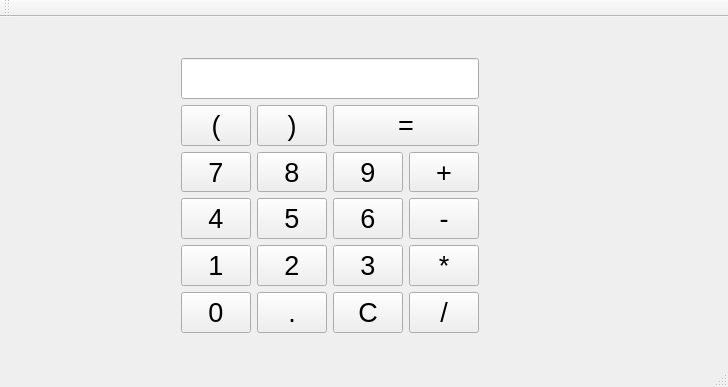
<?xml version="1.0" encoding="UTF-8"?>
<ui version="4.0">
 <class>CalculatorForm</class>
 <widget class="QMainWindow" name="CalculatorForm">
  <property name="geometry">
   <rect>
    <x>0</x>
    <y>0</y>
    <width>728</width>
    <height>387</height>
   </rect>
  </property>
  <property name="windowTitle">
   <string>CalculatorForm</string>
  </property>
  <property name="layoutDirection">
   <enum>Qt::LeftToRight</enum>
  </property>
  <widget class="QWidget" name="centralWidget">
   <widget class="QWidget" name="gridLayoutWidget">
    <property name="geometry">
     <rect>
      <x>170</x>
      <y>30</y>
      <width>320</width>
      <height>297</height>
     </rect>
    </property>
    <layout class="QGridLayout" name="gridLayout">
     <item row="5" column="3">
      <widget class="QPushButton" name="multiplicationButton">
       <property name="sizePolicy">
        <sizepolicy hsizetype="Minimum" vsizetype="Expanding">
         <horstretch>0</horstretch>
         <verstretch>0</verstretch>
        </sizepolicy>
       </property>
       <property name="font">
        <font>
         <pointsize>20</pointsize>
        </font>
       </property>
       <property name="text">
        <string>*</string>
       </property>
      </widget>
     </item>
     <item row="6" column="3">
      <widget class="QPushButton" name="divisionButton">
       <property name="sizePolicy">
        <sizepolicy hsizetype="Minimum" vsizetype="Expanding">
         <horstretch>0</horstretch>
         <verstretch>0</verstretch>
        </sizepolicy>
       </property>
       <property name="font">
        <font>
         <pointsize>20</pointsize>
        </font>
       </property>
       <property name="text">
        <string>/</string>
       </property>
      </widget>
     </item>
     <item row="3" column="2">
      <widget class="QPushButton" name="pushButton6">
       <property name="sizePolicy">
        <sizepolicy hsizetype="Minimum" vsizetype="Expanding">
         <horstretch>0</horstretch>
         <verstretch>0</verstretch>
        </sizepolicy>
       </property>
       <property name="font">
        <font>
         <pointsize>20</pointsize>
        </font>
       </property>
       <property name="text">
        <string>6</string>
       </property>
      </widget>
     </item>
     <item row="3" column="1">
      <widget class="QPushButton" name="pushButton5">
       <property name="sizePolicy">
        <sizepolicy hsizetype="Minimum" vsizetype="Expanding">
         <horstretch>0</horstretch>
         <verstretch>0</verstretch>
        </sizepolicy>
       </property>
       <property name="font">
        <font>
         <pointsize>20</pointsize>
        </font>
       </property>
       <property name="text">
        <string>5</string>
       </property>
      </widget>
     </item>
     <item row="3" column="3">
      <widget class="QPushButton" name="minusButton">
       <property name="sizePolicy">
        <sizepolicy hsizetype="Minimum" vsizetype="Expanding">
         <horstretch>0</horstretch>
         <verstretch>0</verstretch>
        </sizepolicy>
       </property>
       <property name="font">
        <font>
         <pointsize>20</pointsize>
        </font>
       </property>
       <property name="text">
        <string>-</string>
       </property>
      </widget>
     </item>
     <item row="2" column="2">
      <widget class="QPushButton" name="pushButton9">
       <property name="sizePolicy">
        <sizepolicy hsizetype="Minimum" vsizetype="Expanding">
         <horstretch>0</horstretch>
         <verstretch>0</verstretch>
        </sizepolicy>
       </property>
       <property name="font">
        <font>
         <pointsize>20</pointsize>
        </font>
       </property>
       <property name="text">
        <string>9</string>
       </property>
      </widget>
     </item>
     <item row="2" column="0">
      <widget class="QPushButton" name="pushButton7">
       <property name="sizePolicy">
        <sizepolicy hsizetype="Minimum" vsizetype="Expanding">
         <horstretch>0</horstretch>
         <verstretch>0</verstretch>
        </sizepolicy>
       </property>
       <property name="font">
        <font>
         <pointsize>20</pointsize>
        </font>
       </property>
       <property name="text">
        <string>7</string>
       </property>
      </widget>
     </item>
     <item row="2" column="1">
      <widget class="QPushButton" name="pushButton8">
       <property name="sizePolicy">
        <sizepolicy hsizetype="Minimum" vsizetype="Expanding">
         <horstretch>0</horstretch>
         <verstretch>0</verstretch>
        </sizepolicy>
       </property>
       <property name="font">
        <font>
         <pointsize>20</pointsize>
        </font>
       </property>
       <property name="text">
        <string>8</string>
       </property>
      </widget>
     </item>
     <item row="2" column="3">
      <widget class="QPushButton" name="plusButton">
       <property name="sizePolicy">
        <sizepolicy hsizetype="Minimum" vsizetype="Expanding">
         <horstretch>0</horstretch>
         <verstretch>0</verstretch>
        </sizepolicy>
       </property>
       <property name="font">
        <font>
         <pointsize>20</pointsize>
        </font>
       </property>
       <property name="text">
        <string>+</string>
       </property>
      </widget>
     </item>
     <item row="6" column="0">
      <widget class="QPushButton" name="pushButton0">
       <property name="sizePolicy">
        <sizepolicy hsizetype="Minimum" vsizetype="Expanding">
         <horstretch>0</horstretch>
         <verstretch>0</verstretch>
        </sizepolicy>
       </property>
       <property name="font">
        <font>
         <pointsize>20</pointsize>
        </font>
       </property>
       <property name="text">
        <string>0</string>
       </property>
      </widget>
     </item>
     <item row="6" column="2">
      <widget class="QPushButton" name="cancelButton">
       <property name="sizePolicy">
        <sizepolicy hsizetype="Minimum" vsizetype="Expanding">
         <horstretch>0</horstretch>
         <verstretch>0</verstretch>
        </sizepolicy>
       </property>
       <property name="font">
        <font>
         <pointsize>20</pointsize>
         <weight>50</weight>
         <italic>false</italic>
         <bold>false</bold>
        </font>
       </property>
       <property name="text">
        <string>C</string>
       </property>
       <property name="iconSize">
        <size>
         <width>16</width>
         <height>16</height>
        </size>
       </property>
      </widget>
     </item>
     <item row="5" column="1">
      <widget class="QPushButton" name="pushButton2">
       <property name="sizePolicy">
        <sizepolicy hsizetype="Minimum" vsizetype="Expanding">
         <horstretch>0</horstretch>
         <verstretch>0</verstretch>
        </sizepolicy>
       </property>
       <property name="font">
        <font>
         <pointsize>20</pointsize>
        </font>
       </property>
       <property name="text">
        <string>2</string>
       </property>
      </widget>
     </item>
     <item row="5" column="2">
      <widget class="QPushButton" name="pushButton3">
       <property name="sizePolicy">
        <sizepolicy hsizetype="Minimum" vsizetype="Expanding">
         <horstretch>0</horstretch>
         <verstretch>0</verstretch>
        </sizepolicy>
       </property>
       <property name="font">
        <font>
         <pointsize>20</pointsize>
        </font>
       </property>
       <property name="text">
        <string>3</string>
       </property>
      </widget>
     </item>
     <item row="5" column="0">
      <widget class="QPushButton" name="pushButton1">
       <property name="sizePolicy">
        <sizepolicy hsizetype="Minimum" vsizetype="Expanding">
         <horstretch>0</horstretch>
         <verstretch>0</verstretch>
        </sizepolicy>
       </property>
       <property name="font">
        <font>
         <pointsize>20</pointsize>
        </font>
       </property>
       <property name="text">
        <string>1</string>
       </property>
      </widget>
     </item>
     <item row="6" column="1">
      <widget class="QPushButton" name="pointButton">
       <property name="sizePolicy">
        <sizepolicy hsizetype="Minimum" vsizetype="Expanding">
         <horstretch>0</horstretch>
         <verstretch>0</verstretch>
        </sizepolicy>
       </property>
       <property name="font">
        <font>
         <pointsize>20</pointsize>
        </font>
       </property>
       <property name="text">
        <string>.</string>
       </property>
      </widget>
     </item>
     <item row="3" column="0">
      <widget class="QPushButton" name="pushButton4">
       <property name="sizePolicy">
        <sizepolicy hsizetype="Minimum" vsizetype="Expanding">
         <horstretch>0</horstretch>
         <verstretch>0</verstretch>
        </sizepolicy>
       </property>
       <property name="font">
        <font>
         <pointsize>20</pointsize>
        </font>
       </property>
       <property name="text">
        <string>4</string>
       </property>
      </widget>
     </item>
     <item row="1" column="0">
      <widget class="QPushButton" name="openedBracketButton">
       <property name="sizePolicy">
        <sizepolicy hsizetype="Minimum" vsizetype="Expanding">
         <horstretch>0</horstretch>
         <verstretch>0</verstretch>
        </sizepolicy>
       </property>
       <property name="font">
        <font>
         <pointsize>20</pointsize>
        </font>
       </property>
       <property name="text">
        <string>(</string>
       </property>
      </widget>
     </item>
     <item row="1" column="1">
      <widget class="QPushButton" name="closedBracketButton">
       <property name="sizePolicy">
        <sizepolicy hsizetype="Minimum" vsizetype="Expanding">
         <horstretch>0</horstretch>
         <verstretch>0</verstretch>
        </sizepolicy>
       </property>
       <property name="font">
        <font>
         <pointsize>20</pointsize>
        </font>
       </property>
       <property name="text">
        <string>)</string>
       </property>
      </widget>
     </item>
     <item row="0" column="0" colspan="4">
      <widget class="QLineEdit" name="lineEdit">
       <property name="sizePolicy">
        <sizepolicy hsizetype="Expanding" vsizetype="Expanding">
         <horstretch>0</horstretch>
         <verstretch>0</verstretch>
        </sizepolicy>
       </property>
       <property name="minimumSize">
        <size>
         <width>0</width>
         <height>10</height>
        </size>
       </property>
       <property name="font">
        <font>
         <pointsize>20</pointsize>
        </font>
       </property>
       <property name="layoutDirection">
        <enum>Qt::RightToLeft</enum>
       </property>
       <property name="alignment">
        <set>Qt::AlignRight|Qt::AlignTrailing|Qt::AlignVCenter</set>
       </property>
      </widget>
     </item>
     <item row="1" column="2" colspan="2">
      <widget class="QPushButton" name="countButton">
       <property name="sizePolicy">
        <sizepolicy hsizetype="Minimum" vsizetype="Expanding">
         <horstretch>0</horstretch>
         <verstretch>0</verstretch>
        </sizepolicy>
       </property>
       <property name="font">
        <font>
         <pointsize>20</pointsize>
        </font>
       </property>
       <property name="text">
        <string>=</string>
       </property>
      </widget>
     </item>
    </layout>
   </widget>
  </widget>
  <widget class="QMenuBar" name="menuBar">
   <property name="geometry">
    <rect>
     <x>0</x>
     <y>0</y>
     <width>728</width>
     <height>21</height>
    </rect>
   </property>
  </widget>
  <widget class="QToolBar" name="mainToolBar">
   <attribute name="toolBarArea">
    <enum>TopToolBarArea</enum>
   </attribute>
   <attribute name="toolBarBreak">
    <bool>false</bool>
   </attribute>
  </widget>
  <widget class="QStatusBar" name="statusBar"/>
 </widget>
 <layoutdefault spacing="6" margin="11"/>
 <resources/>
 <connections/>
</ui>
